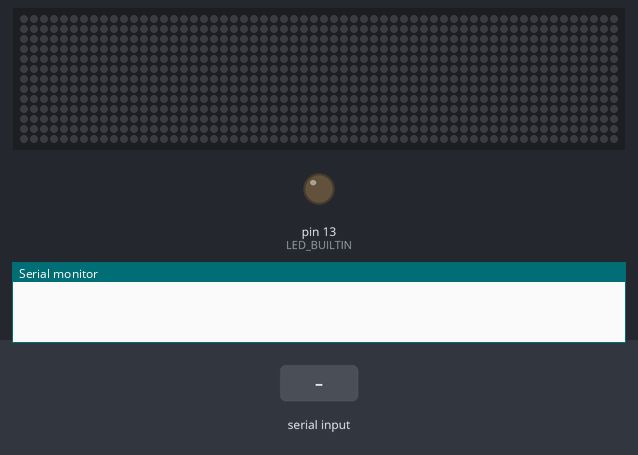
This sketch was run on a simulated Arduino Uno, built with avr-gcc and run on an emulated ATmega328P. Shown: 60×13 RGB LED matrix (first LED top left, wired row by row), output pins drawn as LEDs (lit = HIGH), the last lines printed to the serial monitor. The test bench sets the inputs (shaded band). Dim RGB values are drawn brighter than linear.

Above: at 1.2 s.
1.3 s: "200\n" received over Serial
At 2.0 s:
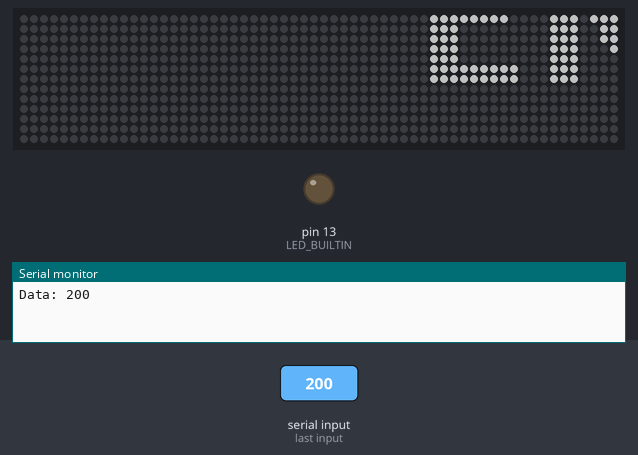
2.9 s: "5\n" received over Serial
At 3.8 s:
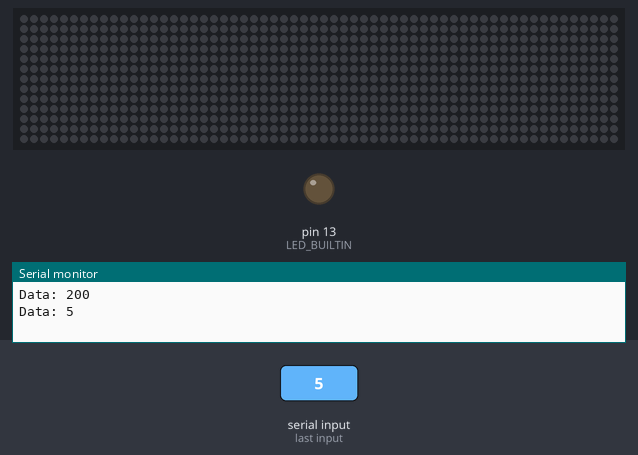
Timing chart, 0 to 5.9 s (numbered marks = the images above; inputs shaded):
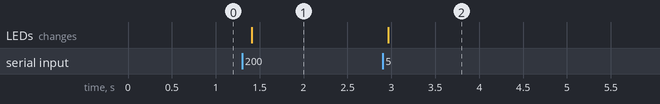

Measured:
- after the input at 1.3 s, the LEDs: change after 0.11 s (image 1)
- after the input at 2.9 s, the LEDs: change after 0.06 s (image 2)

The sketch:

ticker_panel.ino
```cpp
// Adafruit_NeoMatrix example for single NeoPixel Shield.
// Scrolls 'Howdy' across the matrix in a portrait (vertical) orientation.

#include <Adafruit_GFX.h>    // Core graphics library
#include <Adafruit_TFTLCD.h> // Hardware-specific library
// Our text
#include <Fonts/FreeSansBold9pt7b.h>
// Our matrix code
#include <Adafruit_NeoMatrix.h>
// Our neopixel code
#include <Adafruit_NeoPixel.h>
#ifndef PSTR
 #define PSTR // Make Arduino Due happy
#endif

// Our pin to send data from
#define PIN 6

// CONSTANTS FOR WORDS
#define NUM_ITEMS 2
#define WORD_GAP 180

// In this application we'd like to use it as a 60x13 matrix,
// with the first pixel at the top left.
// Lines are arranged in zig zag order.
Adafruit_NeoMatrix matrix = Adafruit_NeoMatrix(60, 13, PIN,
  NEO_MATRIX_TOP     + NEO_MATRIX_LEFT +
  NEO_MATRIX_ROWS + NEO_MATRIX_ZIGZAG,
  NEO_GRB            + NEO_KHZ800);

// Our message – can be changed
String messages[2] = {"ENVIRONMENTAL DESTRUCTION", "PATRIARCHY"};
// Our submessage – always empty to begin with
String subMessages[2] = {"", ""};
// Whether our arrow is red or not
bool isReds[2] = {false, false};
// Our colors
uint16_t red = matrix.Color(255, 20, 10);
uint16_t green = matrix.Color(20, 255, 60);
uint16_t yellow = matrix.Color(240, 240, 40);
uint16_t white = matrix.Color(255, 255, 255);
// This is always going to be 60
int w = matrix.width();
// Price – which we use to determine up/down arrow as well
float prices[2] = {0.0, 0.0};
float newPrices[2] = {0.0, 0.0};
// This might need to be adjusted manually,
// because our font isn't monospaced,
// but it's how many pixels long our message is
int pixelsInMessages[2] = {messages[0].length() * 12, messages[1].length() * 12};
// This is our pixels plus the width of the panel
int pixelsPlusWidths[2] = {pixelsInMessages[0] + w, pixelsInMessages[1] + w};
// Offset: how many panels we are from the far right
int offset = w * 3;
int modulus = 0;

void setup() {
  matrix.begin();
  matrix.clear();
  matrix.setTextWrap(false);
  matrix.setFont(&FreeSansBold9pt7b);
  matrix.setTextColor(white);
  matrix.setTextSize(1);
  matrix.setBrightness(85);
  pinMode(LED_BUILTIN, OUTPUT);
  Serial.begin(230400);
  for (int i = 0; i < NUM_ITEMS; i++) {
    modulus = modulus + pixelsInMessages[i] + 24 + WORD_GAP;
  }
}

void loop() {
  if (Serial.available() > 0) {
    String data = Serial.readStringUntil('\n');
    Serial.print("Data: ");
    Serial.println(data);
    int counter = data.substring(0, data.indexOf(':')).toInt();
    for (int i = 0; i < NUM_ITEMS; i++) {
      newPrices[i] = data.substring(data.indexOf(':') + 1).toFloat();
      if (newPrices[i] != prices[i]) {
        if (newPrices[i] < prices[i]) {
          isReds[i] = true;
        } else {
          isReds[i] = false;
        }
      }
      prices[i] = newPrices[i];
    }
    int x = (-counter + offset) % -modulus;
    // Blank out the screen
    matrix.fillScreen(0);
    // Draw the first word
    drawWord(x, 0);
    // Draw the second word
    drawWord(x, 1);
    // SHOW THE MATRIX
    matrix.show();
  }
}

void drawWord(int x, int wordNum) {
  // WORD DRAWING
  // Set the cursor at the start
  int cursorStart = x + w;
  for (int i = 0; i < wordNum; i++) {
    cursorStart += pixelsInMessages[i] + WORD_GAP;
  }
  // Only draw text if we can actually see it
  if (cursorStart <= w && cursorStart >= -60 - pixelsInMessages[wordNum] - 24) {
    matrix.setCursor(cursorStart, 6);
    matrix.setFont(&FreeSansBold9pt7b);
    matrix.setTextColor(white);
    matrix.print(messages[wordNum]);
    // Draw the arrow up/down
    if (isReds[wordNum]) { // Going down
      for (int i = 1; i < 5; i++) {
        matrix.drawFastHLine(cursorStart + pixelsInMessages[wordNum] - i + 6, 5 - i + 1, i, red);
      }
      for (int j = 1; j < 5; j++) {
        matrix.drawFastHLine(cursorStart + pixelsInMessages[wordNum] + 6, 5 - j + 1, j, red);
      }
    } else { // Going up
      for (int i = 1; i < 5; i++) {
        matrix.drawFastHLine(cursorStart + pixelsInMessages[wordNum] - i + 6, i + 1, i, green);
      }
      for (int j = 1; j < 5; j++) {
        matrix.drawFastHLine(cursorStart + pixelsInMessages[wordNum] + 6, j + 1, j, green);
      }
    }
    // Set the cursor to the right of the message
    matrix.setCursor(cursorStart + pixelsInMessages[wordNum] + 12, 6);
    matrix.setFont();
    matrix.setTextColor(yellow);
    matrix.print(String(prices[wordNum] + subMessages[wordNum]));
  }
}
```
